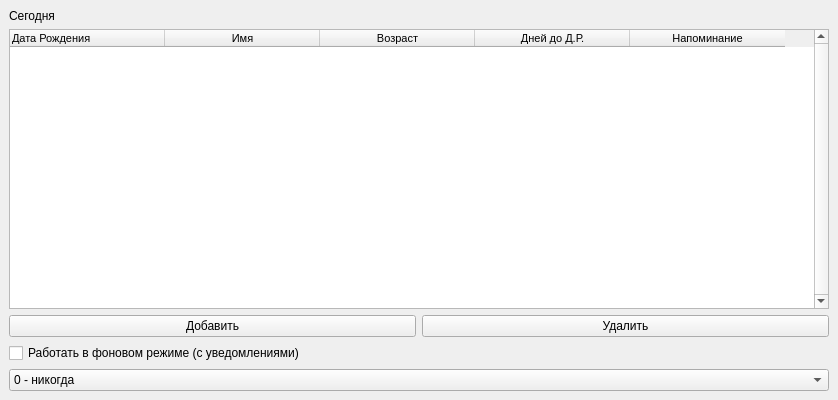
<?xml version="1.0" encoding="UTF-8"?>
<ui version="4.0">
 <class>MainWindow</class>
 <widget class="QMainWindow" name="MainWindow">
  <property name="geometry">
   <rect>
    <x>0</x>
    <y>0</y>
    <width>838</width>
    <height>400</height>
   </rect>
  </property>
  <property name="minimumSize">
   <size>
    <width>838</width>
    <height>400</height>
   </size>
  </property>
  <property name="maximumSize">
   <size>
    <width>838</width>
    <height>16777215</height>
   </size>
  </property>
  <property name="windowTitle">
   <string>Дни рождения</string>
  </property>
  <widget class="QWidget" name="centralwidget">
   <layout class="QVBoxLayout" name="verticalLayout">
    <item>
     <widget class="QLabel" name="label">
      <property name="text">
       <string>Сегодня</string>
      </property>
     </widget>
    </item>
    <item>
     <widget class="QTableWidget" name="tableWidget">
      <property name="font">
       <font>
        <pointsize>8</pointsize>
       </font>
      </property>
      <property name="verticalScrollBarPolicy">
       <enum>Qt::ScrollBarAlwaysOn</enum>
      </property>
      <attribute name="horizontalHeaderVisible">
       <bool>true</bool>
      </attribute>
      <attribute name="horizontalHeaderCascadingSectionResizes">
       <bool>false</bool>
      </attribute>
      <attribute name="horizontalHeaderDefaultSectionSize">
       <number>155</number>
      </attribute>
      <attribute name="horizontalHeaderHighlightSections">
       <bool>true</bool>
      </attribute>
      <attribute name="horizontalHeaderMinimumSectionSize">
       <number>35</number>
      </attribute>
      <attribute name="verticalHeaderDefaultSectionSize">
       <number>25</number>
      </attribute>
      <attribute name="verticalHeaderMinimumSectionSize">
       <number>30</number>
      </attribute>
      <column>
       <property name="text">
        <string>Дата Рождения</string>
       </property>
       <property name="textAlignment">
        <set>AlignLeading|AlignVCenter</set>
       </property>
      </column>
      <column>
       <property name="text">
        <string>Имя</string>
       </property>
      </column>
      <column>
       <property name="text">
        <string>Возраст</string>
       </property>
      </column>
      <column>
       <property name="text">
        <string>Дней до Д.Р.</string>
       </property>
      </column>
      <column>
       <property name="text">
        <string>Напоминание</string>
       </property>
      </column>
     </widget>
    </item>
    <item>
     <layout class="QHBoxLayout" name="horizontalLayout">
      <item>
       <widget class="QPushButton" name="btn_addPerson">
        <property name="text">
         <string>Добавить</string>
        </property>
       </widget>
      </item>
      <item>
       <widget class="QPushButton" name="btn_delPerson">
        <property name="text">
         <string>Удалить</string>
        </property>
       </widget>
      </item>
     </layout>
    </item>
    <item>
     <widget class="QCheckBox" name="checkTray">
      <property name="text">
       <string>Работать в фоновом режиме (с уведомлениями)</string>
      </property>
      <property name="checked">
       <bool>false</bool>
      </property>
     </widget>
    </item>
    <item>
     <widget class="QComboBox" name="comboRemind">
      <item>
       <property name="text">
        <string>0 - никогда</string>
       </property>
      </item>
      <item>
       <property name="text">
        <string>1 - один раз в сутки</string>
       </property>
      </item>
      <item>
       <property name="text">
        <string>2 - один раз в сутки и при включении</string>
       </property>
      </item>
     </widget>
    </item>
   </layout>
  </widget>
 </widget>
 <resources/>
 <connections/>
</ui>
